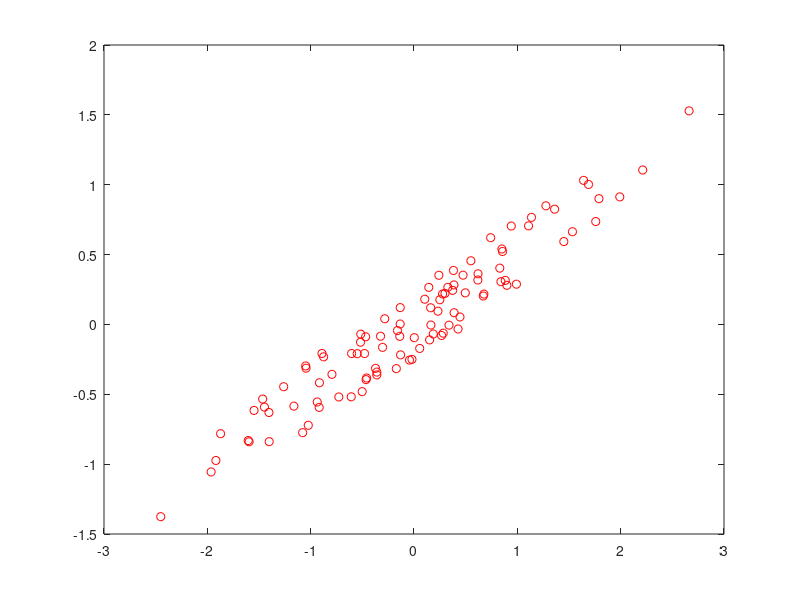

MATLAB code to generate this figure:
% example of a randomly created Maximum Likelihood Estimator
clear;

N = 100;

a = randn;
b = randn;

% generate data
x = randn(N,1);
y = a*x + b + (0.5*rand(N,1) + 2);

% zero-mean the data
x = x - mean(x);
y = y - mean(y);






plot(x,y,'ro');



